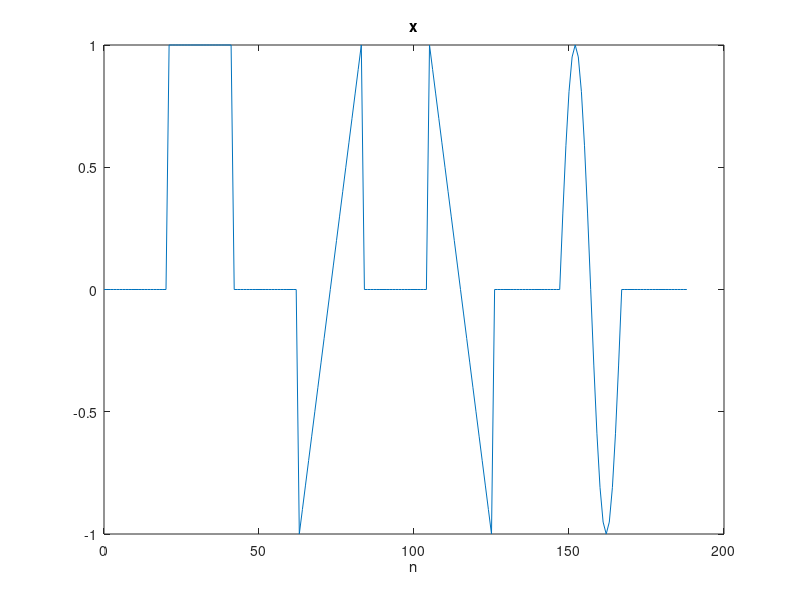
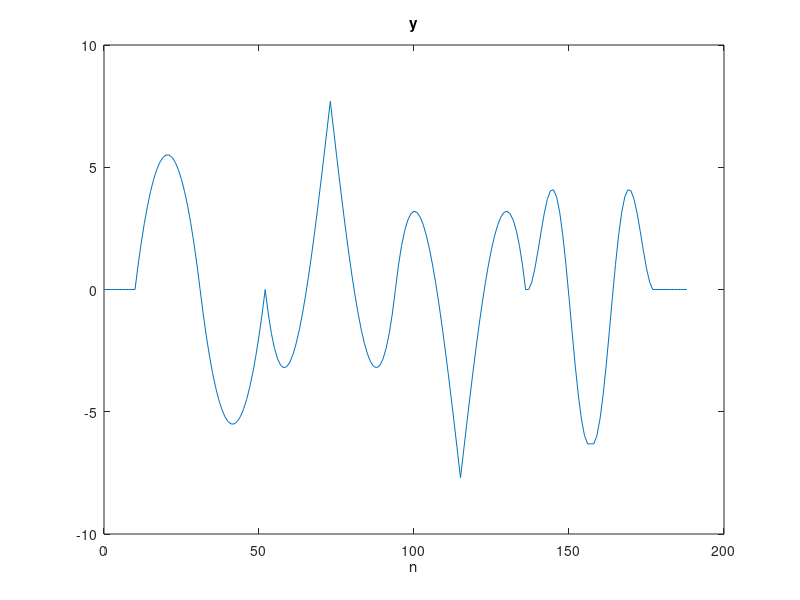

The MATLAB source for these figures, in order: (Note: this script raises an error after producing the figures.)
n = -10:10;
pattern_0 = zeros([1,21]);
pattern_1 = ones([1,21]);
pattern_2 = n/10;
pattern_3 = (-1)*n/10;
n = linspace(0,2*pi,21);
pattern_4 = sin(n);
x = [pattern_0,pattern_1,pattern_0,pattern_2,pattern_0,pattern_3,pattern_0,pattern_4,pattern_0];
n = 0:length(x)-1;
figure(1);
plot(n,x);
title('x');
xlabel('n');

h = pattern_2;
%{
y = conv(x,h(end:-1:1),'full');
y = y(end-(length(x)-1):end);
%}
% correction
y = conv(x,h(end:-1:1),'same');

figure(2);
plot(n,y)
title('y');
xlabel('n');

% normalization form
%{

sum_h_square = sum(h.^2,'all');
sum_x_square = zeros([1,length(x)-1+tau2+1]);
sum_x = zeros([1,length(x)-1+tau2+1]);  % for normalization and offset form

for s = 1:tau2-tau1+1
    sum_x_square(s:s+length(x)-1) = sum_x_square(s:s+length(x)-1) + x.^2;
    sum_x(s:s+length(x)-1) = sum_x(s:s+length(x)-1) + x;
end
sum_x_square = sum_x_square(end-(length(x)-1):end);
denom = (sum_x_square*sum_h_square).^(1/2);
x0 = sum_x/(tau2-tau1+1);   % for normalization and offset form

for i = 1:length(y)
    if denom(i) ~= 0
        y(i) = y(i)/denom(i);
    else
        y(i) = 0;
    end
end
figure(3);
plot(n,y);
title('y (normalization form)');
xlabel('n');
%}
% correction
tau1 = 0;
tau2 = 20;

y = conv(x,h(end:-1:1),'same');

sum_x_square = conv(x.^2,ones(1,tau2-tau1+1),'same');
sum_h_square = sum(h.^2,'all');
denom = (sum_x_square*sum_h_square).^(1/2);
%x0 = sum_x/(tau2-tau1+1);   % for normalization and offset form

for i = 1:length(y)
    if denom(i) ~= 0
        y(i) = y(i)/denom(i);
    else
        y(i) = 0;
    end
end
figure(4);
plot(n,y);
title('y (normalization form with conv)');
xlabel('n');


% normalization and offset form
%{
sum_x1_square = zeros([1,length(x)-1+tau2+1]);

for s = 1:tau2-tau1+1
    extended_xs = zeros([1,length(x)-1+tau2+1]);
    extended_xs(s:s+length(x)-1) = x;
    sum_x1_square = sum_x1_square + (extended_xs-x0).^2;
end

sum_x1_square = sum_x1_square(end-(length(x)-1):end);
mean_h = sum(h,'all')/(tau2-tau1+1);
sum_h1_square = sum((h-mean_h*ones(length(h))).^2,'all');
denom = (sum_x1_square*sum_h1_square).^(1/2);

h1 = h - mean_h*ones([1,length(h)]);
y = conv(x,h1(end:-1:1),'full');
y = y(end-(length(x)-1):end);

for i = 1:length(y)
    if denom(i) ~= 0
        y(i) = y(i)/denom(i);
    else
        y(i) = 0;
    end
end
figure(5);
plot(n,y);
title('y (normalization offset form)');
xlabel('n');
%}
% correction
mean_h = sum(h,'all')/(tau2-tau1+1);
h1 = h - mean_h*ones([1,length(h)]);
y = conv(x,h1(end:-1:1),'same');
sum_x = conv(x,ones([1,tau2-tau1+1]),'same');
sum_h1_square = sum((h-mean_h*ones(length(h))).^2,'all');
sum_x1_square = sum_x_square - (tau2-tau1+1)*((sum_x/(tau2-tau1+1)).^2);
denom = (sum_x1_square*sum_h1_square).^(1/2);

for i = 1:length(y)
    if denom(i) ~= 0
        y(i) = y(i)/denom(i);
    else
        y(i) = 0;
    end
end
figure(6);
plot(n,y);
title('y (normalization offset form (conv))');
xlabel('n');







